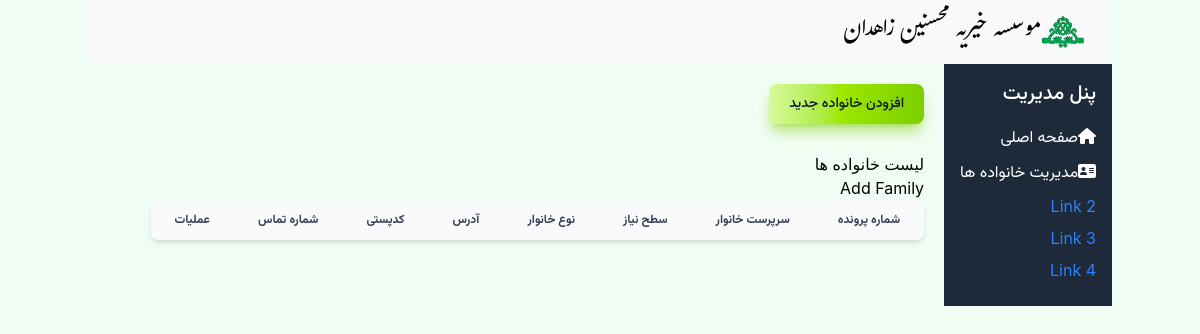
The page /families/ on the database as committed earlier.
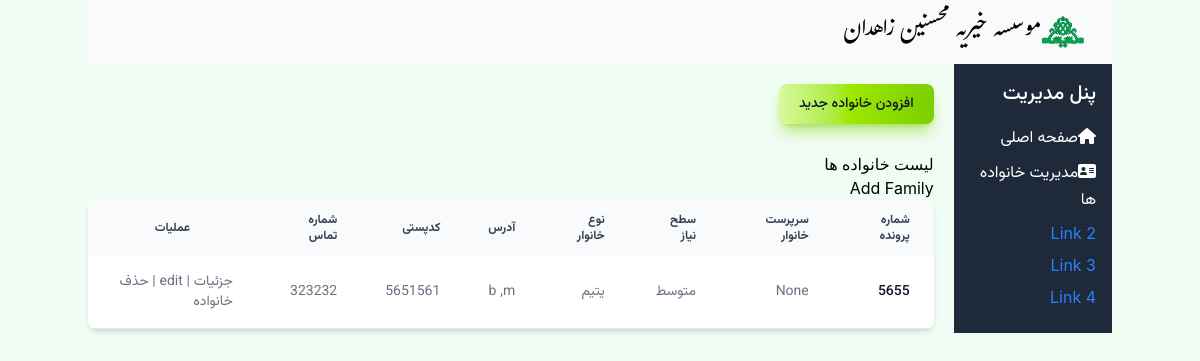
The same page on the database as committed later.
### Mohsenin/models.py (models this page shows)
class Family(models.Model):
    doc_code = models.IntegerField('شماره پرونده')
    need_level = models.IntegerField('سطح نیاز', default=1, choices=NEED_LEVEL_CHOICE)
    family_type = models.IntegerField('نوع نیازمندی', default=1, choices=FAMILY_TYPE_CHOICES)
    guardian = models.ForeignKey('Person', verbose_name='سرپرست خانوار', on_delete=models.SET_NULL, related_name='guardianship', null=True)
    address = models.CharField('آدرس',max_length=255)
    contact_number = models.CharField('شماره تماس',max_length=15, blank=True, null=True)
    postal_code = models.CharField('کدپستی',max_length=10, blank=True, null= True)
    distlist = models.ForeignKey(Dist, verbose_name='لیست توزیع',on_delete=models.SET_NULL, null=True)
    is_active = models.BooleanField('تحت پوشش',default=True)  # To track if the family is currently receiving support

### Mohsenin/views.py (the view)
# urls.py: path('families/', views.FamilyListView.as_view(), name='family_list'),
class FamilyListView(ListView):
    model = Family
    template_name = 'Family/family_list.html'
    context_object_name = 'families'

### Mohsenin/templates/Family/family_list.html
{% extends "base.html" %}
{% block content %}
<div class="py-5 vazir-medium no-print">
<button type="button" class="text-gray-900 bg-gradient-to-r from-lime-200 via-lime-400 to-lime-500 hover:bg-gradient-to-br focus:ring-4 focus:outline-none focus:ring-lime-300 dark:focus:ring-lime-800 shadow-lg shadow-lime-500/50 dark:shadow-lg dark:shadow-lime-800/80 font-medium rounded-lg text-sm px-5 py-2.5 text-center me-2 mb-2"><a href="{% url 'family_create' %}">افزودن خانواده جدید</a></button>
</div>
<h2>لیست خانواده ها</h2>
<a href="{% url 'family_create' %}">Add Family</a>
<div class="relative overflow-x-auto shadow-md sm:rounded-lg">
<table class="w-full text-sm text-left rtl:text-right text-gray-500 dark:text-gray-400">
    <thead class="text-xs text-gray-700 uppercase bg-gray-50 dark:bg-gray-700 dark:text-gray-400">
    <tr class='vazir-semibold'>
        <th scope="col" class="px-6 py-3 text-end">شماره پرونده</th>
        <th scope="col" class="px-6 py-3 text-right">سرپرست خانوار</th>
        <th scope="col" class="px-6 py-3 text-right">سطح نیاز</th>
        <th scope="col" class="px-6 py-3 text-right">نوع خانوار</th>
        <th scope="col" class="px-6 py-3 text-right">آدرس </th>
        <th scope="col" class="px-6 py-3 text-right">کدپستی</th>
        <th scope="col" class="px-6 py-3 text-right">شماره تماس</th>
        <th scope="col" class="px-6 py-3 text-center no-print">عملیات</th>
    </tr>
</thead>
<tbody>
    {% for family in families %}
    <tr class="bg-white border-b dark:bg-gray-800 dark:border-gray-700 border-gray-200 hover:bg-gray-50 dark:hover:bg-gray-600 vazir-normal">
        <th scope="row" class="px-6 py-4 font-medium text-gray-900 whitespace-nowrap dark:text-white">{{ family.doc_code }}</th>
        <td class="px-6 py-4">{{ family.guardian }}</td>
        <td class="px-6 py-4">{{ family.get_need_level_display }}</td>
        <td class="px-6 py-4">{{ family.get_family_type_display}}</td>
        <td class="px-6 py-4">{{ family.address }}</td>
        <td class="px-6 py-4">{{ family.postal_code}}</td>
        <td class="px-6 py-4">{{ family.contact_number }}</td>
        <td  class="px-6 py-4 no-print">
            <a href="{% url 'family_detail' family.pk %}">جزئیات</a> |
            <a href="{% url 'family_update' family.pk %}">edit</a> |
            <a href="{% url 'family_deactivate' family.pk %}">حذف خانواده</a>
        </td>
    </tr>
    {% endfor %}
</tbody>
</table>
</div>
{% endblock %}

Rows that differ between the two databases and show on the page:
added Family: doc_code "5655", guardian "None", need_level "متوسط", family_type "یتیم", address "b ,m", postal_code "5651561", contact_number "323232"
